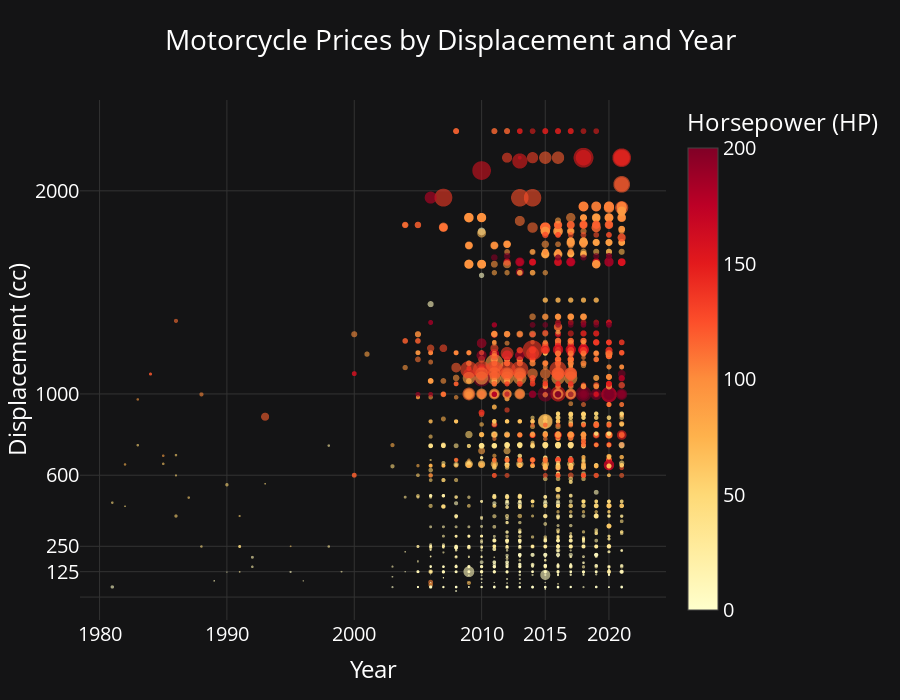

The notebook cell this image was saved under:
### Markdown cell above
### Price related to a lot of stuff

### Code cell
# Keep only the columns we need for this scatter
plot_df = df.dropna(subset=["Year", "Displacement_cc", "HP", "Price"])

# There's an error in the data, we need to remove the outliers
plot_df = plot_df[plot_df["HP"] < 400]

plot_df = plot_df[plot_df["Year"] > 1980]
plot_df = plot_df[plot_df["Displacement_cc"] < 3000]


fig3 = px.scatter(
    plot_df,
    x="Year",
    y="Displacement_cc",
    size="Price",
    color="HP",
    hover_name="Model", # when hovering, show the model, really cute
    color_continuous_scale="YlOrRd",
    range_color=[0, 200],
    opacity=0.6,
    height=700,
    title="Motorcycle Prices by Displacement and Year",
    labels={
        "Year": "Year",
        "Displacement_cc": "Displacement (cc)",
        "Price": "Price (scaled size)",
        "HP": "Horsepower"
    }
)
# Remove the borders from every point
fig3.update_traces(marker=dict(line=dict(width=0)))

# In this for we add the horizontal lines, these are the limits for the A1, A-lim, A and A2 licenses

fig3.update_yaxes(
    tickvals=[125, 250, 600, 1000, 2000],
    title="Displacement (cc)"
)

# Asse x con tick fissi (opzionale)
fig3.update_xaxes(
    tickvals=[1980, 1990, 2000, 2010, 2015, 2020],
    title="Year"
)

fig3.update_layout(
    coloraxis_colorbar=dict(title="Horsepower (HP)"),
)
set_theme(fig3)
fig3.show()


# riportare i prezzi tenendo conto dell'inflazione

#scatter plot su CC e HP, 
# magari scartare il tempo, interessarsi meglio sul prezzo

### Figure 1 — Plotly figure (JSON) as saved in the notebook; plotly's stock layout.template omitted (floating-point values rounded to 4 significant figures; data arrays with more than 128 entries replaced by an {"elided": "..."} marker saying what was removed)
{"data": [{"hovertemplate": "<b>%{hovertext}</b><br><br>Year=%{x}<br>Displacement (cc)=%{y}<br>Price (scaled size)=%{marker.size}<br>Horsepower=%{marker.color}<extra></extra>", "hovertext": {"elided": "3192 str values"}, "legendgroup": "", "marker": {"color": {"elided": "3192 int values"}, "coloraxis": "coloraxis", "line": {"width": 0}, "opacity": 0.6, "size": {"elided": "3192 float values"}, "sizemode": "area", "sizeref": 430.0, "symbol": "circle"}, "mode": "markers", "name": "", "showlegend": false, "type": "scattergl", "x": {"elided": "3192 int values"}, "xaxis": "x", "y": {"elided": "3192 float values"}, "yaxis": "y"}], "layout": {"coloraxis": {"cmax": 200, "cmin": 0, "colorbar": {"title": {"text": "Horsepower (HP)"}}, "colorscale": [[0, "rgb(255,255,204)"], [0.125, "rgb(255,237,160)"], [0.25, "rgb(254,217,118)"], [0.375, "rgb(254,178,76)"], [0.5, "rgb(253,141,60)"], [0.625, "rgb(252,78,42)"], [0.75, "rgb(227,26,28)"], [0.875, "rgb(189,0,38)"], [1, "rgb(128,0,38)"]]}, "font": {"color": "white", "size": 20}, "height": 700, "legend": {"bgcolor": "rgba(0,0,0,0)", "itemsizing": "constant", "tracegroupgap": 0}, "paper_bgcolor": "#141415", "plot_bgcolor": "#141415", "title": {"text": "Motorcycle Prices by Displacement and Year"}, "xaxis": {"anchor": "y", "domain": [0, 1], "gridcolor": "#333333", "tickvals": [1980, 1990, 2000, 2010, 2015, 2020], "title": {"text": "Year"}, "zerolinecolor": "#333333"}, "yaxis": {"anchor": "x", "domain": [0, 1], "gridcolor": "#333333", "tickvals": [125, 250, 600, 1000, 2000], "title": {"text": "Displacement (cc)"}, "zerolinecolor": "#333333"}}}
